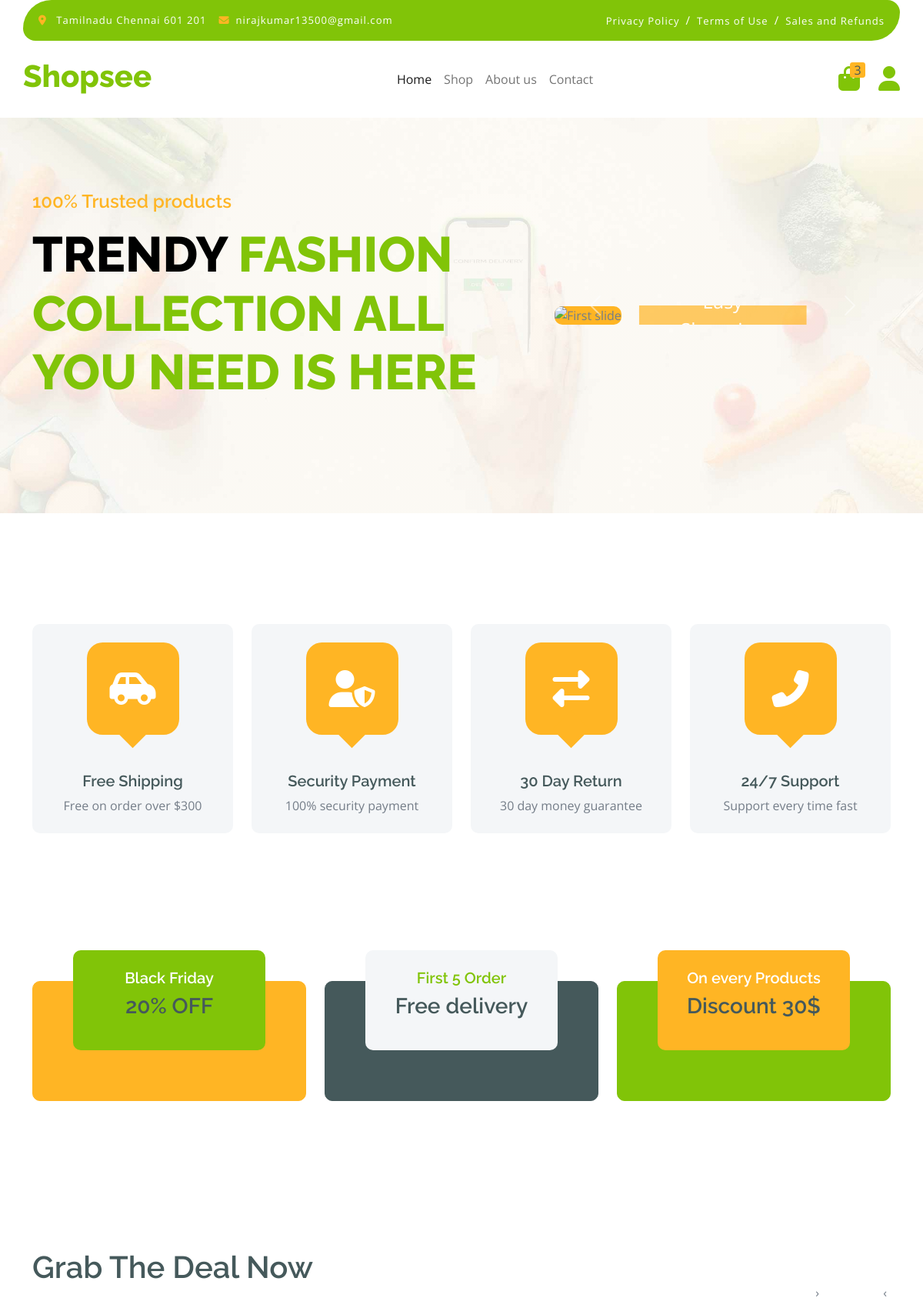
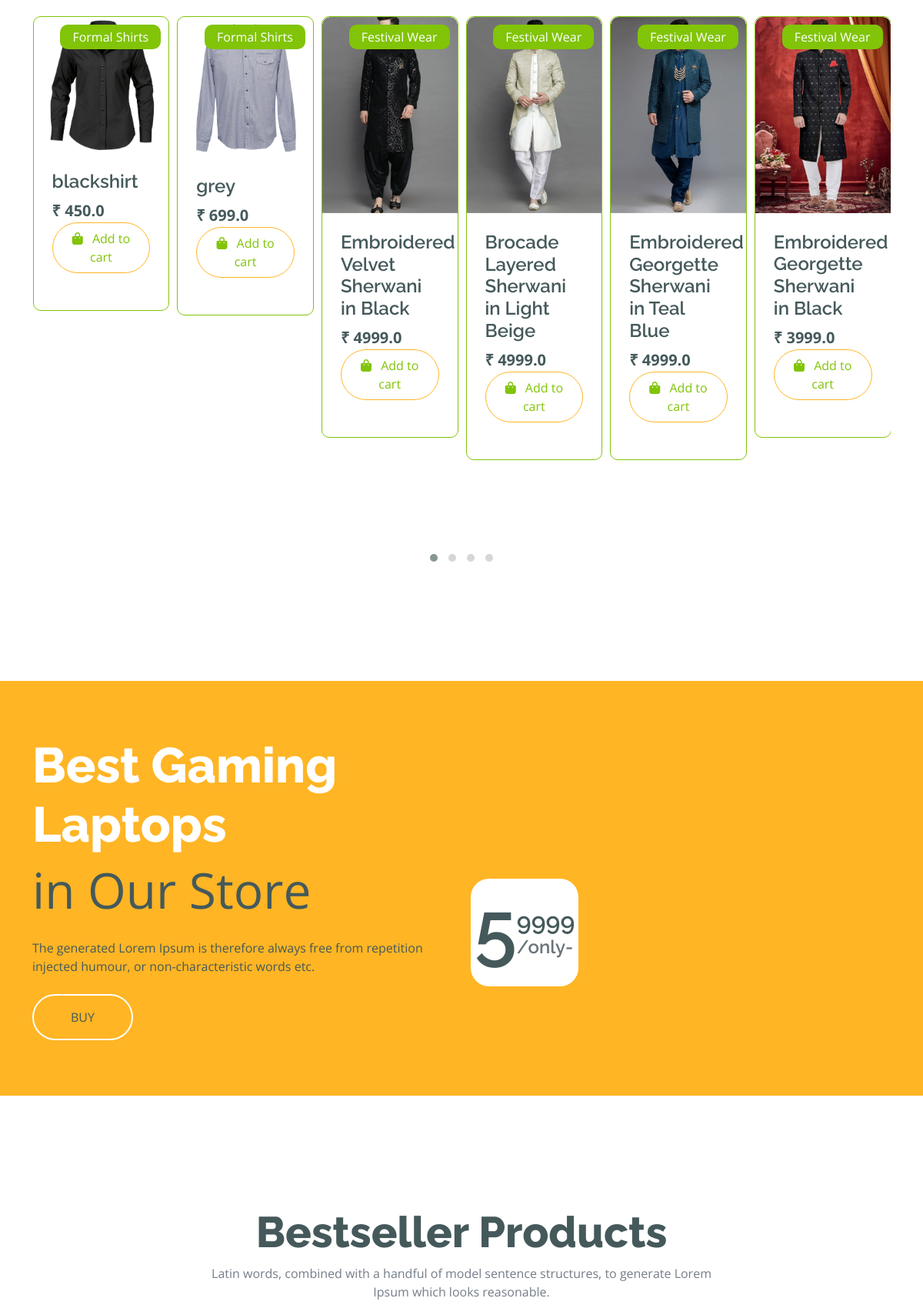
The page / (upper part) on the database its author committed (2 pictures, top to bottom).
### shopseeapp/models.py (models this page shows, shortened)
class Product(models.Model):
    category = models.ForeignKey(Subcategory, on_delete=models.CASCADE, null=True)
    productname = models.CharField(max_length=100)
    image=models.ImageField(upload_to=getfilename)
    status=models.BooleanField(default=False,help_text="0-show,1-Hidden")
    price = models.FloatField()
    quantity = models.IntegerField()
    discount_price = models.FloatField(blank=True, null=True)
    trending=models.BooleanField(default=False,help_text="0-show,1-Hidden")
    offers=models.BooleanField(default=False,help_text="0-show,1-Hidden")
    description = models.TextField()
    aboutproduct1 = models.TextField(blank=True, null=True)
    aboutproduct2 = models.TextField(blank=True, null=True)

class Subcategory(models.Model):
    category = models.ForeignKey(Category, on_delete=models.CASCADE, null=True)
    name=models.CharField(max_length=100)
    image=models.ImageField(upload_to=getfilename)
    status=models.BooleanField(default=False,help_text="0-show,1-Hidden")

### shopseeapp/views.py (the view)
# urls.py: path('',views.index,name="home"),
def index(request):
    prod=Product.objects.filter(offers=0)
    pro=Product.objects.filter(trending=0)
    return render(request,'index.html',{'product':prod,'pro':pro})

### templates/index.html (shortened to what this page needs)
{% extends 'base.html' %}
{%load static%}
{% block body %}
        <div class="container-fluid py-5 mb-5 hero-header">
            <div class="container py-5">
                <div class="row g-5 align-items-center">
                    <div class="col-md-12 col-lg-7">
                        <h4 class="mb-3 text-secondary">100% Trusted products</h4>
                        <h1 class="mb-5 display-3 text-primary"><span style="color: black;">TRENDY</span> FASHION COLLECTION ALL YOU NEED IS HERE
                            </h1>
                    </div>
                    <div class="col-md-12 col-lg-5">
                        <div id="carouselId" class="carousel slide position-relative" data-bs-ride="carousel">
                            <div class="carousel-inner" role="listbox">
                                <div class="carousel-item active rounded">
                                    <a href="#" class="btn px-4 py-2 text-white rounded">Easy Shopping</a>
                                </div>
                            </div>
                            <button class="carousel-control-prev" type="button" data-bs-target="#carouselId" data-bs-slide="prev">
                                <span class="carousel-control-prev-icon" aria-hidden="true"></span>
                            </button>
                            <button class="carousel-control-next" type="button" data-bs-target="#carouselId" data-bs-slide="next">
                                <span class="carousel-control-next-icon" aria-hidden="true"></span>
                            </button>
                        </div>
                    </div>
                </div>
            </div>
        </div>
 <div class="container-fluid featurs py-5">
    <div class="container py-5">
        <div class="row g-4">
            <div class="col-md-6 col-lg-3">
                <div class="featurs-item text-center rounded bg-light p-4">
                    <div class="featurs-icon btn-square rounded-circle bg-secondary mb-5 mx-auto">
                        <i class="fas fa-car-side fa-3x text-white"></i>
                    </div>
                    <div class="featurs-content text-center">
                        <h5>Free Shipping</h5>
                        <p class="mb-0">Free on order over $300</p>
                    </div>
                </div>
            </div>
            <div class="col-md-6 col-lg-3">
                <div class="featurs-item text-center rounded bg-light p-4">
                    <div class="featurs-icon btn-square rounded-circle bg-secondary mb-5 mx-auto">
                        <i class="fas fa-user-shield fa-3x text-white"></i>
                    </div>
                    <div class="featurs-content text-center">
                        <h5>Security Payment</h5>
                        <p class="mb-0">100% security payment</p>
                    </div>
                </div>
            </div>
            <div class="col-md-6 col-lg-3">
                <div class="featurs-item text-center rounded bg-light p-4">
                    <div class="featurs-icon btn-square rounded-circle bg-secondary mb-5 mx-auto">
                        <i class="fas fa-exchange-alt fa-3x text-white"></i>
                    </div>
                    <div class="featurs-content text-center">
                        <h5>30 Day Return</h5>
                        <p class="mb-0">30 day money guarantee</p>
                    </div>
                </div>
            </div>
            <div class="col-md-6 col-lg-3">
                <div class="featurs-item text-center rounded bg-light p-4">
                    <div class="featurs-icon btn-square rounded-circle bg-secondary mb-5 mx-auto">
                        <i class="fa fa-phone-alt fa-3x text-white"></i>
                    </div>
                    <div class="featurs-content text-center">
                        <h5>24/7 Support</h5>
                        <p class="mb-0">Support every time fast</p>
                    </div>
                </div>
            </div>
        </div>
    </div>
</div>
<div class="container-fluid service py-5">
    <div class="container py-5">
        <div class="row g-4 justify-content-center">
            <div class="col-md-6 col-lg-4">
                <a href="#">
                    <div class="service-item bg-secondary rounded border border-secondary">
                        <div class="px-4 rounded-bottom">
                            <div class="service-content bg-primary text-center p-4 rounded">
                                <h5 class="text-white">Black Friday</h5>
                                <h3 class="mb-0">20% OFF</h3>
                            </div>
                        </div>
                    </div>
                </a>
            </div>
            <div class="col-md-6 col-lg-4">
                <a href="#">
                    <div class="service-item bg-dark rounded border border-dark">
                        <div class="px-4 rounded-bottom">
                            <div class="service-content bg-light text-center p-4 rounded">
                                <h5 class="text-primary">First 5 Order</h5>
                                <h3 class="mb-0">Free delivery</h3>
                            </div>
                        </div>
                    </div>
                </a>
            </div>
            <div class="col-md-6 col-lg-4">
                <a href="#">
                    <div class="service-item bg-primary rounded border border-primary">
                        <div class="px-4 rounded-bottom">
                            <div class="service-content bg-secondary text-center p-4 rounded">
                                <h5 class="text-white">On every Products</h5>
                                <h3 class="mb-0">Discount 30$</h3>
                            </div>
                        </div>
                    </div>
                </a>
            </div>
        </div>
    </div>
</div>
<div class="container-fluid vesitable py-5">
    <div class="container py-5">
        <h1 class="mb-0">Grab The Deal Now</h1>
        <div class="owl-carousel owl-theme vegetable-carousel justify-content-center">
            {%for i in product%}
            <div class="border border-primary rounded position-relative vesitable-item">
                <div class="vesitable-img">
                    <a href="/prod-details/{{i.id}}"><img src="{{i.image.url}}" class="img-fluid w-100 rounded-top" alt=""></a>
                </div>
                <div class="text-white bg-primary px-3 py-1 rounded position-absolute" style="top: 10px; right: 10px;">{{i.category.name}}</div>
                <div class="p-4 rounded-bottom">
                    <h4>{{i.productname}}</h4>
                    <div class="d-flex justify-content-between flex-lg-wrap">
                        <p class="text-dark fs-5 fw-bold mb-0">₹ {{i.discount_price}}</p>
                        <form action="/add_to_cart" method="POST">
                            <button href="#" class="btn border border-secondary rounded-pill px-4 py-2 mb-4 text-primary"><i class="fa fa-shopping-bag me-2 text-primary"></i> Add to cart</button>
                          </form>
                    </div>
                </div>
            </div>
            {%endfor%}
        </div>
    </div>
</div>
<div class="container-fluid banner bg-secondary my-5">
    <div class="container py-5">
        <div class="row g-4 align-items-center">
            <div class="col-lg-6">
                <div class="py-4">
                    <h1 class="display-3 text-white">Best Gaming Laptops</h1>
                    <p class="fw-normal display-3 text-dark mb-4">in Our Store</p>
                    <p class="mb-4 text-dark">The generated Lorem Ipsum is therefore always free from repetition injected humour, or non-characteristic words etc.</p>
                    <a href="#" class="banner-btn btn border-2 border-white rounded-pill text-dark py-3 px-5">BUY</a>
                </div>
            </div>
            <div class="col-lg-6">
                <div class="position-relative">
                    <div class="d-flex align-items-center justify-content-center bg-white rounded-circle position-absolute" style="width: 140px; height: 140px; top: 0; left: 0;">
                        <h1 style="font-size: 100px;">5</h1>
                        <div class="d-flex flex-column">
                            <span class="h2 mb-0">9999</span>
                            <span class="h4 text-muted mb-0">/only-</span>
                        </div>
                    </div>
                </div>
            </div>
        </div>
    </div>
</div>
<div class="container-fluid py-5">
    <div class="container py-5">
        <div class="text-center mx-auto mb-5" style="max-width: 700px;">
            <h1 class="display-4">Bestseller Products</h1>
            <p>Latin words, combined with a handful of model sentence structures, to generate Lorem Ipsum which looks reasonable.</p>
        </div>
    </div>
</div>
{% endblock body %}

### static/css/style.css (style rules this page uses)
.btn { font-weight: 600; transition: .5s; }
.btn-square { width: 32px; height: 32px; }
.btn-square, .btn-sm-square, .btn-md-square, .btn-lg-square { padding: 0; display: flex; align-items: center; justify-content: center; font-weight: normal; }
.btn.border-secondary { transition: 0.5s; }
.hero-header { background: linear-gradient(rgba(248, 223, 173, 0.1), rgba(248, 223, 173, 0.1)), url(../img/hero-img.jpg); background-position: center center; background-repeat: no-repeat; background-size: cover; }
.carousel-item { position: relative; }
.carousel-item a { position: absolute; top: 50%; left: 50%; transform: translate(-50%, -50%); font-size: 25px; background: linear-gradient(rgba(255, 181, 36, 0.7), rgba(255, 181, 36, 0.7)); }
.carousel-control-next, .carousel-control-prev { width: 48px; height: 48px; border-radius: 48px; border: 1px solid var(--bs-white); background: var(--bs-primary); position: absolute; top: 50%; transform: translateY(-50%); }
.carousel-control-next { margin-right: 20px; }
.carousel-control-prev { margin-left: 20px; }
@media (min-width: 992px) { .hero-header, .page-header { margin-top: 152px !important; } }
.featurs .featurs-item .featurs-icon { position: relative; width: 120px; height: 120px; }
.featurs .featurs-item .featurs-icon::after { content: ""; width: 35px; height: 35px; background: var(--bs-secondary); position: absolute; bottom: -10px; transform: translate(-50%); transform: rotate(45deg); background: var(--bs-secondary); }
.service .service-item .service-content { position: relative; width: 250px; height: 130px; top: -50%; left: 50%; transform: translate(-50%, -50%); }
.vesitable .vesitable-item { height: 100%; transition: 0.5s; }
.vesitable .vesitable-item .vesitable-img { overflow: hidden; transition: 0.5s; border-radius: 10px 10px 0 0; }
.vesitable .vesitable-item .vesitable-img img { transition: 0.5s; }
.Pay-box h1,h2,p { margin-top:7px; }

### rows shown on the page
Product: image (picture), category.name "Formal Shirts", productname "blackshirt", discount_price "450.0"
Product: image (picture), category.name "Formal Shirts", productname "grey", discount_price "699.0"
Product: image (picture), category.name "Festival Wear", productname "Embroidered Velvet Sherwani in Black", discount_price "4999.0"
Product: image (picture), category.name "Festival Wear", productname "Brocade Layered Sherwani in Light Beige", discount_price "4999.0"
Product: image (picture), category.name "Festival Wear", productname "Embroidered Georgette Sherwani in Teal Blue", discount_price "4999.0"
Product: image (picture), category.name "Festival Wear", productname "Embroidered Georgette Sherwani in Black", discount_price "3999.0"
